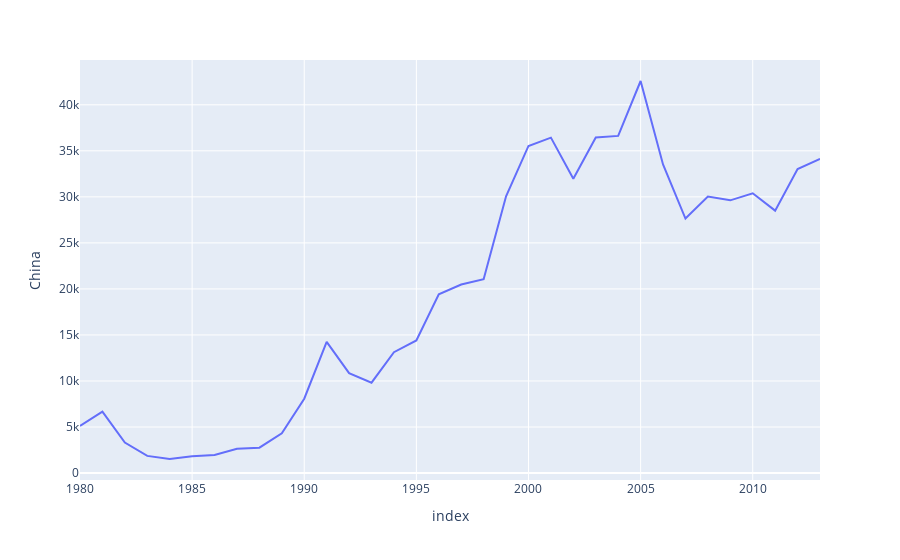

Notebook code cell kept with this figure:
### Code cell
china_df = df.loc['China',years].reset_index()
fig = px.line(china_df,x='index',y='China')
fig.show()

### Figure 1 — Plotly figure (JSON) as saved in the notebook; plotly's stock layout.template omitted (floating-point values rounded to 4 significant figures)
{"data": [{"hovertemplate": "index=%{x}<br>China=%{y}<extra></extra>", "legendgroup": "", "line": {"color": "#636efa", "dash": "solid"}, "marker": {"symbol": "circle"}, "mode": "lines", "name": "", "orientation": "h", "showlegend": false, "type": "scatter", "x": [1980, 1981, 1982, 1983, 1984, 1985, 1986, 1987, 1988, 1989, 1990, 1991, 1992, 1993, 1994, 1995, 1996, 1997, 1998, 1999, 2000, 2001, 2002, 2003, 2004, 2005, 2006, 2007, 2008, 2009, 2010, 2011, 2012, 2013], "xaxis": "x", "y": [5123, 6682, 3308, 1863, 1527, 1816, 1960, 2643, 2758, 4323, 8076, 14255, 10846, 9817, 13128, 14398, 19415, 20475, 21049, 30069, 35529, 36434, 31961, 36439, 36619, 42584, 33518, 27642, 30037, 29622, 30391, 28502, 33024, 34129], "yaxis": "y"}], "layout": {"legend": {"tracegroupgap": 0}, "margin": {"t": 60}, "xaxis": {"anchor": "y", "domain": [0, 1], "title": {"text": "index"}}, "yaxis": {"anchor": "x", "domain": [0, 1], "title": {"text": "China"}}}}
